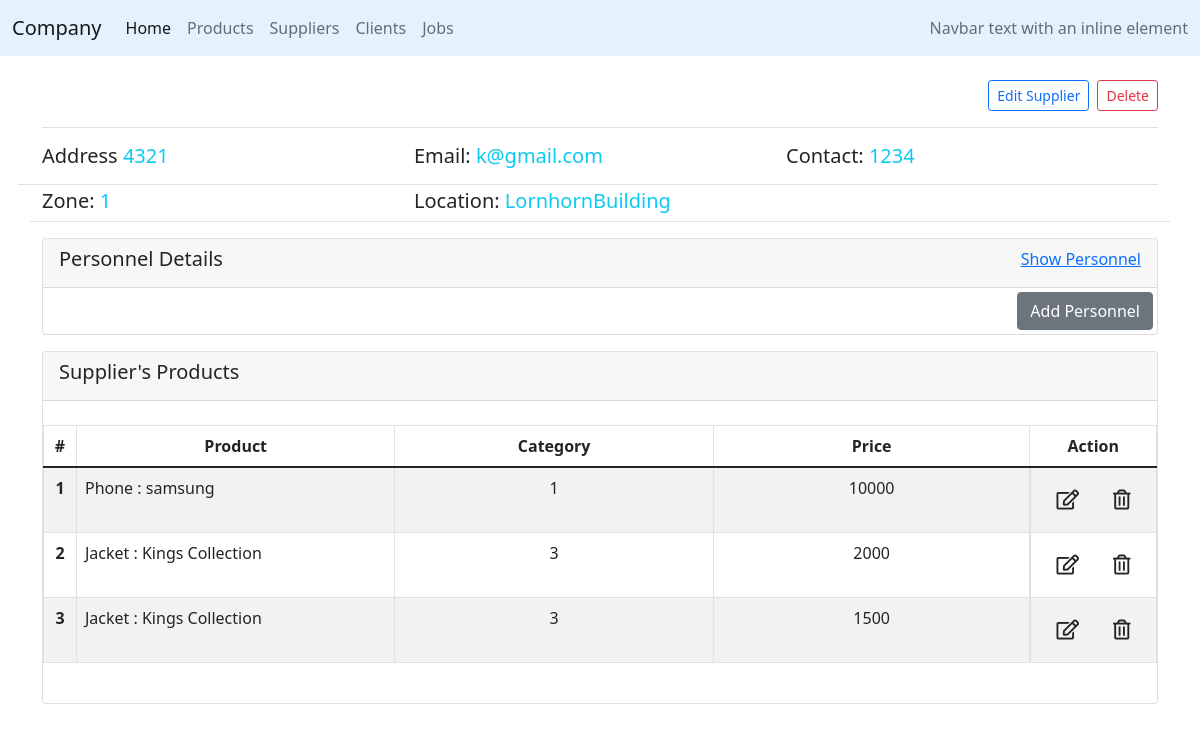
The app's page /company/suppliers/7 with its own data.
### company/models.py (models this page shows, shortened)
class Company(PolymorphicModel):
    id = models.BigAutoField(primary_key=True)
    nameC = models.CharField(max_length=64)
    address = models.IntegerField()
    email = models.CharField(max_length=64, default=0)
    contact = models.IntegerField()

class Supplier(Company):
    zone = models.IntegerField()
    location = models.CharField(max_length=64)

class Price(models.Model):
    id = models.BigAutoField(primary_key=True)
    price = models.IntegerField()
    product = models.ForeignKey(Product, related_name="productPrice",on_delete=models.CASCADE, blank=True, null=True)
    supplier = models.ForeignKey(Supplier,related_name="products", on_delete=models.CASCADE, blank=True, null=True)

class Product(models.Model):
    id = models.BigAutoField(primary_key=True)
    category = models.IntegerField()
    nameP = models.CharField(max_length=64)
    brand = models.CharField(max_length=64)
    size = models.IntegerField()
    weight = models.IntegerField()
    description = models.TextField()

### company/views.py (the view)
# urls.py: path('suppliers/<int:id>', views.supplierDetail, name='supplierDetail'),
def supplierDetail(request, id):
    supplier = Supplier.objects.get(pk=id)
    personnel = supplier.personnel.all()
    zones = ["Zone 1: CBD", "Zone 2: Down Town", "Zone 3: Industrial Area"]
    products = Price.objects.all()
    if request.method == "PUT":
        data = json.loads(request.body)
        ES = data.get("updateCompany")
        supplier.nameC = ES["nameC"]
        supplier.address = ES["address"]
        supplier.email = ES["email"]
        supplier.contact = ES["contact"]
        supplier.zone = ES["zone"]
        supplier.location = ES["location"]
        supplier.save()
        response_data = {
            "message": "Supplier Edited."
        }
        return JsonResponse(response_data, status=201)
    elif request.method == "DELETE":
        supplier.delete()
        response_data = {
            "message": "Supplier Deleted."
        }
        return JsonResponse(response_data, status=201)
    else:
        context = {
            "supplier": supplier,
            "personnel": personnel,
            "zones": zones,
            "products": products
        }
        return render(request, "company/supplierDetails.html", context)

### company/templates/company/supplierDetails.html (shortened to what this page needs)
{% extends "company/layout.html" %}
{% block body %}
<div class="container">
    <div class="d-flex justify-content-between border-bottom mt-4 pb-3">
        <div class="d-flex align-items-center justify-content-between">
            <button class="btn btn-outline-primary btn-sm mx-2" id="editsupplier">Edit Supplier</button>
            <button class="btn btn-outline-danger btn-sm" id="deletesupplier">Delete</button>
        </div>
    </div>
    <div id="supplierDetails" class="row mt-3 border-bottom">
        <div class="border-bottom col-12 row pb-2">
            <h5 class="col-md-4">
                Address
                <span class="text-info sAddress">{{supplier.address}}</span>
            </h5>
            <h5 class="col-md-4">
                Email:
                <span class="text-info sEmail">{{supplier.email}}</span>
            </h5>
            <h5 class="col-md-4">
                Contact:
                <span class="text-info sContact">{{supplier.contact}}</span>
        </div>
        <div class="col-12 pt-1 row">
            <h5 class="col-md-4">
                Zone:
                <span class="text-info sZone">{{supplier.zone}}</span>
            </h5>
            <h5 class="col-md-6">
                Location:
                <span class="text-info sLocation">{{supplier.location}}</span>
            </h5>
        </div>
    </div>
    <div class="card mt-3" id="personnelSection">
        <div class="card-header d-flex justify-content-between">
            <h5>Personnel Details</h5>
            <a class="showPersonnel">Show Personnel</a>
        </div>
        <div class="d-flex flex-row-reverse m-1">
            <button class="btn btn-secondary" id="addPerson">Add Personnel</button>
        </div>
    </div>
    <div class="card mt-3" id="productSection">
        <div class="card-header">
            <h5>Supplier's Products</h5>
        </div>
        <div class="table-responsive my-4" id="products">
            <table class="table table-striped table-bordered table-hover">
                <thead>
                  <tr>
                    <th scope="col" style="width:3%" class="text-center">#</th>
                    <th scope="col" style="width:30%" class="text-center">Product</th>
                    <th scope="col" style="width:30%" class="text-center">Category</th>
                    <th scope="col" style="width:30%" class="text-center">Price</th>
                    <th scope="col" style="width:30%" class="text-center">Action</th>
                  </tr>
                </thead>
                <tbody id="productsTable">
                    {% for product in products %}
                        <tr id="{{product.id}}">
                            <th scope="row" class="rowCounter text-center"></th>
                            <td id="nameP" class="" >{{product.product.nameP}} : {{product.product.brand}}</td>
                            <td id="category" class="text-center">{{product.product.category}}</td>
                            <td id="price" class="text-center">{{product.price}}</td>
                            <td class="d-flex justify-content-center">
                                <button id="editPriceButton" class="pr-1 btn btn-lg text-dark" >
                                    <i class="far fa-edit"></i>
                                </button>
                                <button id="deleteProductButton" class="pl-0 btn btn-lg text-dark">
                                    <i class="far fa-trash-alt"></i>
                                </button>
                            </td>
                        </tr>
                    {% endfor %}
                </tbody>
            </table>
        </div>
    </div>
</div>
{%endblock%}
{% load static %}

### company/static/company/styles.css (style rules this page uses)
table { counter-reset: rowCount; }
.rowCounter::before { counter-increment: rowCount; content: counter(rowCount); }
.showPersonnel, .hidePersonnel { cursor: pointer; }
a { cursor: pointer; }

### records on screen
Company: address "4321", email "k@gmail.com", contact "1234"
Supplier: zone "1", location "LornhornBuilding"
Price: product.nameP "Phone", product.brand "samsung", product.category "1", price "10000"
Price: product.nameP "Jacket", product.brand "Kings Collection", product.category "3", price "2000"
Price: product.nameP "Jacket", product.brand "Kings Collection", product.category "3", price "1500"
